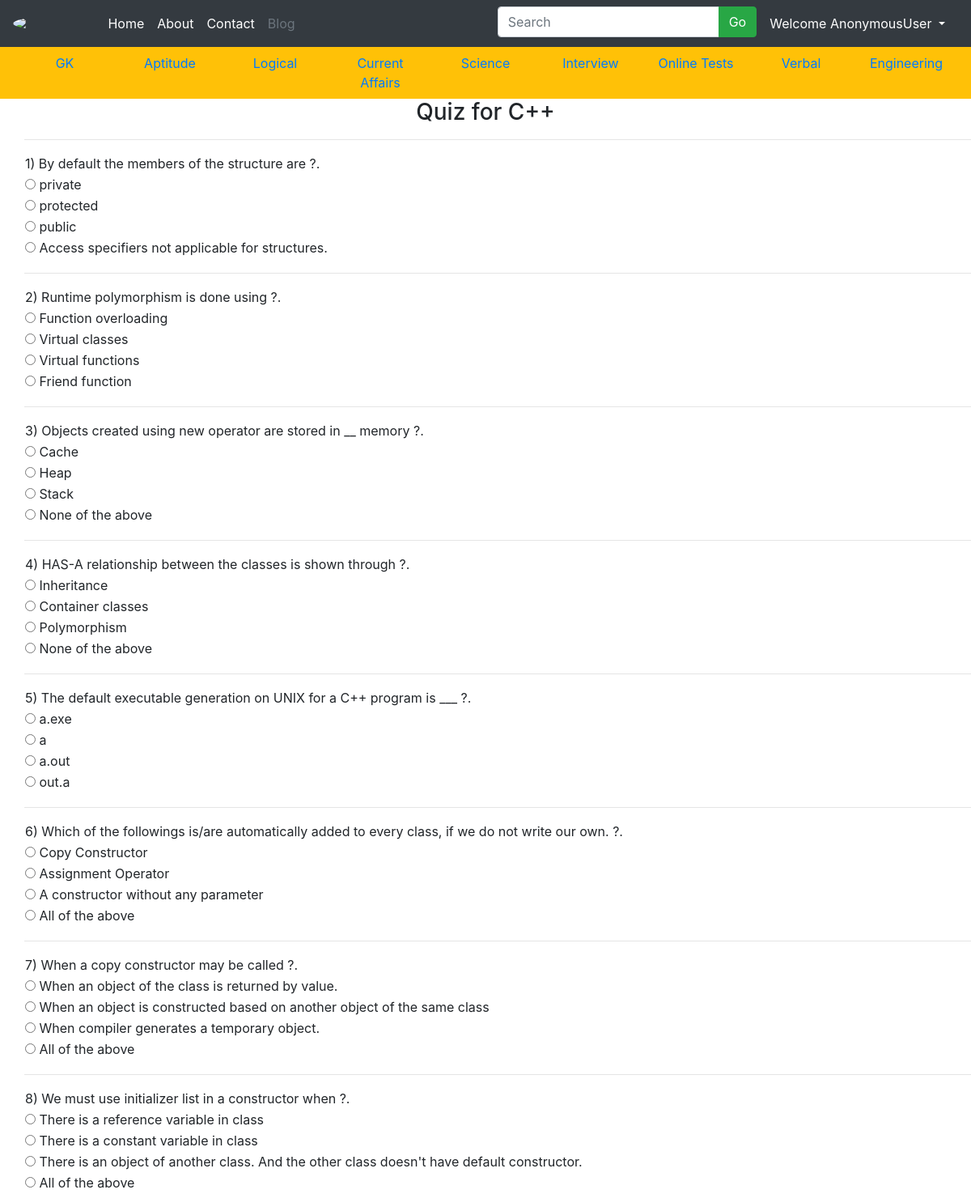
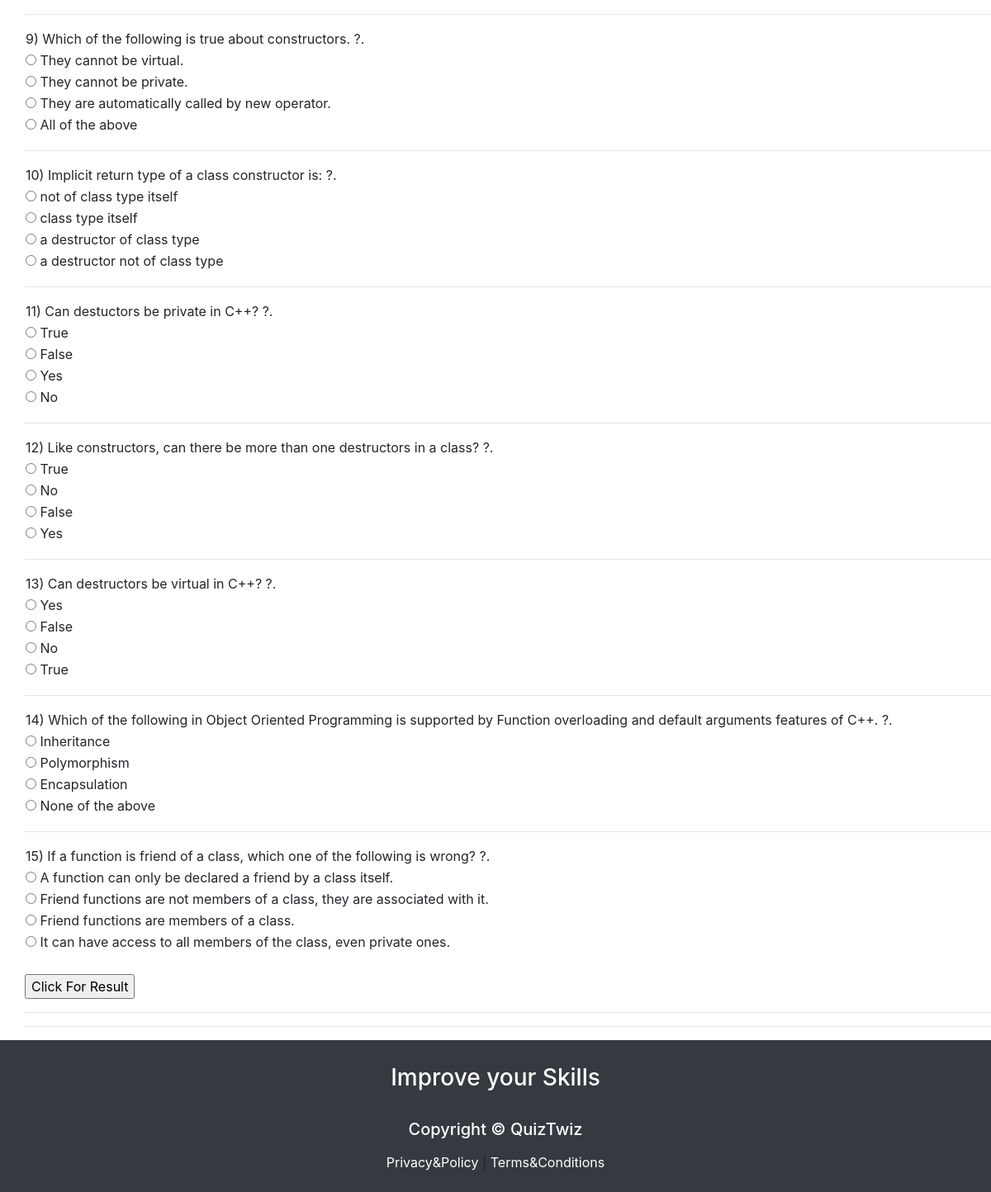
The page /oopc on the database its author committed (2 pictures, top to bottom).
### QuizApp/models.py (models this page shows, shortened)
class OOPC(models.Model):
    Question = models.CharField(max_length=250)
    option1 = models.CharField(max_length=100)
    option2 = models.CharField(max_length=100)
    option3 = models.CharField(max_length=100)
    option4 = models.CharField(max_length=100)
    correctans = models.CharField(max_length=100)

### QuizApp/views.py (the view)
# urls.py: path('oopc', views.oopc, name='c++-quiz'),
def oopc(request):
    results = OOPC.objects.all()
    return render(request,'c++.html',{'OOPC':results})

### Templates/c++.html (shortened to what this page needs)
{% extends 'base.html' %}
{% block body %}
<center>
    <h3>Quiz for C++</h3>
</center>
<div style="padding-left:30px">
    {%for result in OOPC%}
        <table>
            <tr>
                <td>{{result.Question}} ?.</td>
            </tr>
            <tr>
                <td><input type="radio" id="option1" class="rb" name="{{result.Question}}" value="{{result.option1}}"> {{result.option1}}</td>
            </tr>
            <tr>
                <td><input type="radio" id="option2" class="rb" name="{{result.Question}}" value="{{result.option2}}"> {{result.option2}}</td>
            </tr>
            <tr>
                <td><input type="radio" id="option3" class="rb" name="{{result.Question}}" value="{{result.option3}}"> {{result.option3}}</td>
            </tr>
            <tr>
                <td><input type="radio" id="option4" class="rb" name="{{result.Question}}" value="{{result.option4}}"> {{result.option4}}</td>
            </tr>
            <tr>
                <td><lable id="correctans" class="rb" style="display:none; color:green;"><b>The Correct Answer Is :{{result.correctans}}</b></lable></td>
            </tr>
            <hr>
        </table>
    {% endfor %}
    <br>
    <input type="submit" value="Click For Result" id="but1" onclick="getanswers();"/>
    <hr/>
    <hr>
</div>
{% endblock body %}

### rows shown on the page
OOPC: Question "1) By default the members of the structure are", option1 "private", option2 "protected", option3 "public", option4 "Access specifiers not applicable for structures."
OOPC: Question "2) Runtime polymorphism is done using", option1 "Function overloading", option2 "Virtual classes", option3 "Virtual functions", option4 "Friend function"
OOPC: Question "3) Objects created using new operator are stored in __ memory", option1 "Cache", option2 "Heap", option3 "Stack", option4 "None of the above"
OOPC: Question "4) HAS-A relationship between the classes is shown through", option1 "Inheritance", option2 "Container classes", option3 "Polymorphism", option4 "None of the above"
OOPC: Question "5) The default executable generation on UNIX for a C++ program is ___", option1 "a.exe", option2 "a", option3 "a.out", option4 "out.a"
OOPC: Question "6) Which of the followings is/are automatically added to every class, if we do not write our own.", option1 "Copy Constructor", option2 "Assignment Operator", option3 "A constructor without any parameter", option4 "All of the above"
OOPC: Question "7) When a copy constructor may be called", option1 "When an object of the class is returned by value.", option2 "When an object is constructed based on another object of the same class", option3 "When compiler generates a temporary object.", option4 "All of the above"
OOPC: Question "8) We must use initializer list in a constructor when", option1 "There is a reference variable in class", option2 "There is a constant variable in class", option3 "There is an object of another class. And the other class doesn't have default constructor.", option4 "All of the above"
OOPC: Question "9) Which of the following is true about constructors.", option1 "They cannot be virtual.", option2 "They cannot be private.", option3 "They are automatically called by new operator.", option4 "All of the above"
OOPC: Question "10) Implicit return type of a class constructor is:", option1 "not of class type itself", option2 "class type itself", option3 "a destructor of class type", option4 "a destructor not of class type"
OOPC: Question "11) Can destuctors be private in C++?", option1 "True", option2 "False", option3 "Yes", option4 "No"
OOPC: Question "12) Like constructors, can there be more than one destructors in a class?", option1 "True", option2 "No", option3 "False", option4 "Yes"
OOPC: Question "13) Can destructors be virtual in C++?", option1 "Yes", option2 "False", option3 "No", option4 "True"
OOPC: Question "14) Which of the following in Object Oriented Programming is supported by Function overloading and default arguments features of C++.", option1 "Inheritance", option2 "Polymorphism", option3 "Encapsulation", option4 "None of the above"
OOPC: Question "15) If a function is friend of a class, which one of the following is wrong?", option1 "A function can only be declared a friend by a class itself.", option2 "Friend functions are not members of a class, they are associated with it.", option3 "Friend functions are members of a class.", option4 "It can have access to all members of the class, even private ones."

### other values the page prints
{{ request.user }} "AnonymousUser"
